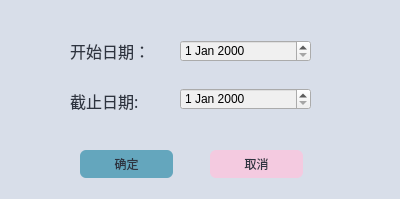
<?xml version="1.0" encoding="UTF-8"?>
<ui version="4.0">
 <class>Choosetime</class>
 <widget class="QDialog" name="Choosetime">
  <property name="geometry">
   <rect>
    <x>0</x>
    <y>0</y>
    <width>400</width>
    <height>199</height>
   </rect>
  </property>
  <property name="windowTitle">
   <string>Dialog</string>
  </property>
  <property name="styleSheet">
   <string notr="true">    background-color: #D8DEE9;
</string>
  </property>
  <widget class="QLabel" name="label">
   <property name="geometry">
    <rect>
     <x>70</x>
     <y>30</y>
     <width>101</width>
     <height>41</height>
    </rect>
   </property>
   <property name="font">
    <font>
     <family>黑体</family>
     <pointsize>12</pointsize>
     <italic>false</italic>
     <bold>false</bold>
    </font>
   </property>
   <property name="styleSheet">
    <string notr="true">    font: 12pt &quot;黑体&quot;;
    color: #2e3440;</string>
   </property>
   <property name="text">
    <string>开始日期：</string>
   </property>
  </widget>
  <widget class="QLabel" name="label_2">
   <property name="geometry">
    <rect>
     <x>70</x>
     <y>90</y>
     <width>131</width>
     <height>21</height>
    </rect>
   </property>
   <property name="font">
    <font>
     <family>黑体</family>
     <pointsize>12</pointsize>
     <italic>false</italic>
     <bold>false</bold>
    </font>
   </property>
   <property name="styleSheet">
    <string notr="true">    font: 12pt &quot;黑体&quot;;
    color: #2e3440;</string>
   </property>
   <property name="text">
    <string>截止日期:</string>
   </property>
  </widget>
  <widget class="QPushButton" name="pushButton">
   <property name="geometry">
    <rect>
     <x>80</x>
     <y>150</y>
     <width>93</width>
     <height>28</height>
    </rect>
   </property>
   <property name="styleSheet">
    <string notr="true">QPushButton { /* confirm */
    border: none;
    color: #2E3440;
    background-color: #64a6bd;
    font: 500 10pt &quot;SimHei&quot;;
    border-radius: 6px;
}
QPushButton:hover {
    background-color: #82b9d3; /* lighter shade for hover */
}
QPushButton:pressed {
    background-color: #50819a; /* darker shade for pressed */
}</string>
   </property>
   <property name="text">
    <string>确定</string>
   </property>
   <property name="default">
    <bool>true</bool>
   </property>
  </widget>
  <widget class="QPushButton" name="pushButton_2">
   <property name="geometry">
    <rect>
     <x>210</x>
     <y>150</y>
     <width>93</width>
     <height>28</height>
    </rect>
   </property>
   <property name="styleSheet">
    <string notr="true">QPushButton { /* cancel */ 
    border: none;
    color: #2E3440;
    background-color: #f4cae0;
    font: 500 10pt &quot;SimHei&quot;;
    border-radius: 6px;
}
QPushButton:hover {
    background-color: #f8d7e7; /* lighter shade for hover */
}
QPushButton:pressed {
    background-color: #d49db3; /* darker shade for pressed */
}</string>
   </property>
   <property name="text">
    <string>取消</string>
   </property>
  </widget>
  <widget class="QWidget" name="layoutWidget">
   <property name="geometry">
    <rect>
     <x>180</x>
     <y>20</y>
     <width>131</width>
     <height>111</height>
    </rect>
   </property>
   <layout class="QVBoxLayout" name="verticalLayout">
    <item>
     <widget class="QDateEdit" name="dateEdit_start">
      <property name="styleSheet">
       <string notr="true">background-color: #f0f0f0</string>
      </property>
     </widget>
    </item>
    <item>
     <widget class="QDateEdit" name="dateEdit_end">
      <property name="styleSheet">
       <string notr="true">background-color: #f0f0f0</string>
      </property>
     </widget>
    </item>
   </layout>
  </widget>
 </widget>
 <resources/>
 <connections/>
</ui>
